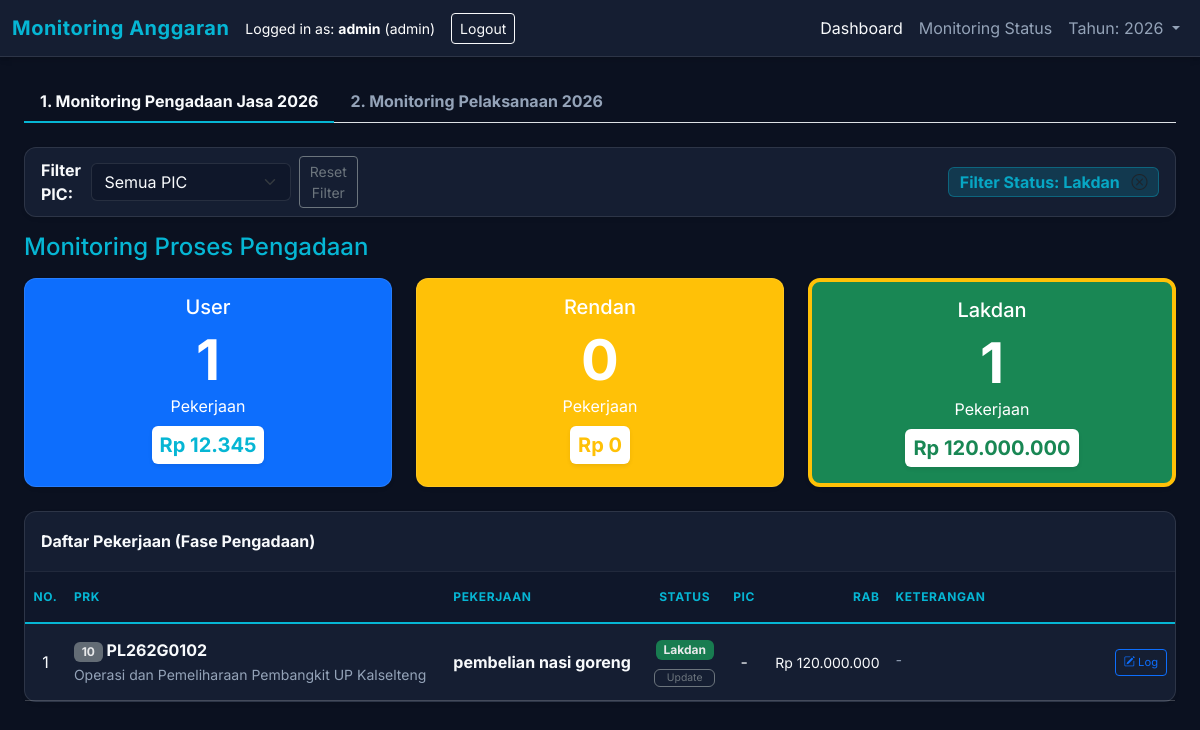
The page /monitoring?status=Lakdan&pic= (signed in) on the database its author committed.
### app/models.py (models this page shows, shortened)
class User(UserMixin, db.Model):
    id = db.Column(db.Integer, primary_key=True)
    username = db.Column(db.String(100), unique=True, nullable=False)
    password_hash = db.Column(db.String(200), nullable=False)
    role = db.Column(db.String(50), nullable=False, default=UserRole.VIEWER)
    def has_permission(self, permission_name):
        if self.role == UserRole.SUPER_ADMIN:
            return True
        permission = Permission.query.filter_by(name=permission_name).first()
        if not permission:
            return False
        role_perm = RolePermission.query.filter_by(
            role=self.role,
            permission_id=permission.id
        ).first()
        return role_perm.is_allowed if role_perm else False

class JobDetail(db.Model):
    id = db.Column(db.Integer, primary_key=True)
    budget_line_id = db.Column(db.Integer, db.ForeignKey('budget_line.id'), nullable=False)
    nama_pekerjaan = db.Column(db.String(255), nullable=False)
    tanggal_tor = db.Column(db.String(50))
    tanggal_dibutuhkan = db.Column(db.String(50))
    no_vka = db.Column(db.String(100))
    coa = db.Column(db.String(100))
    rab_sebelum_ppn = db.Column(db.Float, default=0)
    est_sisa = db.Column(db.Float, default=0)
    terkontrak_rp = db.Column(db.Float, default=0)
    terbayar_rp = db.Column(db.Float, default=0)
    jenis_pengadaan = db.Column(db.String(50))
    status = db.Column(db.String(20), default='User') # User, Rendan, Lakdan
    pic = db.Column(db.String(50))
    budget_line = db.relationship('BudgetLine', backref=db.backref('jobs', lazy=True))

class BudgetLine(db.Model):
    id = db.Column(db.Integer, primary_key=True)
    kode = db.Column(db.String(50), nullable=False)
    no_prk = db.Column(db.String(100), nullable=False)
    deskripsi = db.Column(db.String(255), nullable=False)
    tahun = db.Column(db.Integer, nullable=False, default=2026)
    pagu_material = db.Column(db.Float, default=0)
    pagu_jasa = db.Column(db.Float, default=0)
    pagu_total = db.Column(db.Float, default=0)
    usulan_rab_rp = db.Column(db.Float, default=0)
    terkontrak_rp = db.Column(db.Float, default=0)
    terbayar_rp = db.Column(db.Float, default=0)
    ellipse_rp = db.Column(db.Float, default=0)
    order_index = db.Column(db.Integer, default=0)

### app/routes/main.py (the view)
@bp.route('/monitoring')
@login_required
def monitoring():
    current_year = datetime.datetime.now().year
    selected_year = session.get('year', current_year)
    budget_lines = BudgetLine.query.filter_by(tahun=selected_year).all()
    unique_codes = sorted({item.kode for item in budget_lines})
    selected_pic = request.args.get('pic', '')
    selected_status = request.args.get('status', '') # Status Filter
    total_summary = {
        'User': 0,
        'Rendan': 0,
        'Lakdan': 0
    }
    value_summary = {
        'User': 0,
        'Rendan': 0,
        'Lakdan': 0
    }
    all_jobs = JobDetail.query.all()
    unique_pics = sorted({j.pic for j in all_jobs if j.pic})
    procurement_jobs = []
    execution_jobs = []
    procurement_statuses = ['User', 'Rendan', 'Lakdan']
    for code in unique_codes:
        items = BudgetLine.query.filter_by(kode=code).all()
        for item in items:
            jobs = item.jobs
            for j in jobs:
                status = j.status or 'User'
                if selected_pic and status == 'User' and j.pic != selected_pic:
                    continue
                if status in procurement_statuses:
                    if status in total_summary:
                        total_summary[status] += 1
                        value_summary[status] += (j.rab_sebelum_ppn or 0)
                if selected_status and status != selected_status:
                    continue
                latest_log = j.progress_logs[0] if j.progress_logs else None
                latest_note = latest_log.notes if latest_log else '-'
                job_data = {
                    'kode': item.kode,
                    'no_prk': item.no_prk,
                    'deskripsi': item.deskripsi,
                    'job_name': j.nama_pekerjaan,
                    'job_status': status,
                    'job_pic': j.pic or '-',
                    'job_id': j.id,
                    'job_rab': j.rab_sebelum_ppn,
                    'job_terkontrak': j.terkontrak_rp,
                    'job_terbayar': j.terbayar_rp,
                    'latest_note': latest_note
                }
                if status in procurement_statuses:
                    procurement_jobs.append(job_data)
                else:
                    execution_jobs.append(job_data)
    return render_template('monitoring.html',
                           total_summary=total_summary,
                           value_summary=value_summary,
                           procurement_jobs=procurement_jobs,
                           execution_jobs=execution_jobs,
                           unique_pics=unique_pics,
                           selected_pic=selected_pic,
                           selected_status=selected_status,
                           selected_year=selected_year)

### app/templates/monitoring.html (shortened to what this page needs)
{% extends 'base.html' %}
{% block content %}
<ul class="nav nav-tabs mb-4" id="monitorTab" role="tablist">
    <li class="nav-item" role="presentation">
        <button class="nav-link active fw-bold" id="pengadaan-tab" data-bs-toggle="tab" data-bs-target="#pengadaan"
            type="button" role="tab" aria-selected="true">1. Monitoring Pengadaan Jasa {{ selected_year }}</button>
    </li>
    <li class="nav-item" role="presentation">
        <button class="nav-link fw-bold" id="pelaksanaan-tab" data-bs-toggle="tab" data-bs-target="#pelaksanaan"
            type="button" role="tab" aria-selected="false">2. Monitoring Pelaksanaan {{ selected_year }}</button>
    </li>
</ul>
<div class="tab-content" id="monitorTabContent">
    <div class="col-12 mb-3">
        <div class="card shadow-sm">
            <div class="card-body py-2 d-flex justify-content-between align-items-center">
                <form action="{{ url_for('main.monitoring') }}" method="GET" class="d-flex align-items-center">
                    <label class="me-2 fw-bold">Filter PIC:</label>
                    <select name="pic" class="form-select me-2" style="max-width: 200px;" onchange="this.form.submit()">
                        <option value="">Semua PIC</option>
                    </select>
                    {% if selected_pic or selected_status %}
                    <a href="{{ url_for('main.monitoring') }}" class="btn btn-outline-secondary btn-sm">Reset Filter</a>
                    {% endif %}
                </form>
                {% if selected_status %}
                <div class="badge bg-info text-dark fs-6">
                    Filter Status: {{ selected_status }}
                    <a href="{{ url_for('main.monitoring', pic=selected_pic) }}" class="text-dark ms-2"><i
                            class="bi bi-x-circle"></i></a>
                </div>
                {% endif %}
            </div>
        </div>
    </div>
    <div class="tab-pane fade show active" id="pengadaan" role="tabpanel">
        <h4 class="mb-3 text-primary">Monitoring Proses Pengadaan</h4>
        <div class="row mb-4">
            <div class="col-md-4">
                <a href="{{ url_for('main.monitoring', status='User', pic=selected_pic) }}"
                    class="text-decoration-none">
                    <div
                        class="card text-white bg-primary shadow-sm h-100 card-hover-effect {% if selected_status == 'User' %}border-warning border-4{% endif %}">
                        <div class="card-body text-center">
                            <h5 class="card-title">User</h5>
                            <h2 class="display-4 fw-bold mb-0">{{ total_summary['User'] }}</h2>
                            <p class="card-text mb-2">Pekerjaan</p>
                            <div class="fs-5 fw-bold bg-white text-primary rounded px-2 py-1 d-inline-block shadow-sm">
                                Rp {{ value_summary['User']|ribuan }}
                            </div>
                        </div>
                    </div>
                </a>
            </div>
            <div class="col-md-4">
                <a href="{{ url_for('main.monitoring', status='Rendan', pic=selected_pic) }}"
                    class="text-decoration-none">
                    <div
                        class="card text-white bg-warning shadow-sm h-100 card-hover-effect {% if selected_status == 'Rendan' %}border-primary border-4{% endif %}">
                        <div class="card-body text-center">
                            <h5 class="card-title">Rendan</h5>
                            <h2 class="display-4 fw-bold mb-0">{{ total_summary['Rendan'] }}</h2>
                            <p class="card-text mb-2">Pekerjaan</p>
                            <div class="fs-5 fw-bold bg-white text-warning rounded px-2 py-1 d-inline-block shadow-sm">
                                Rp {{ value_summary['Rendan']|ribuan }}
                            </div>
                        </div>
                    </div>
                </a>
            </div>
            <div class="col-md-4">
                <a href="{{ url_for('main.monitoring', status='Lakdan', pic=selected_pic) }}"
                    class="text-decoration-none">
                    <div
                        class="card text-white bg-success shadow-sm h-100 card-hover-effect {% if selected_status == 'Lakdan' %}border-warning border-4{% endif %}">
                        <div class="card-body text-center">
                            <h5 class="card-title">Lakdan</h5>
                            <h2 class="display-4 fw-bold mb-0">{{ total_summary['Lakdan'] }}</h2>
                            <p class="card-text mb-2">Pekerjaan</p>
                            <div class="fs-5 fw-bold bg-white text-success rounded px-2 py-1 d-inline-block shadow-sm">
                                Rp {{ value_summary['Lakdan']|ribuan }}
                            </div>
                        </div>
                    </div>
                </a>
            </div>
        </div>
        <div class="card shadow-sm">
            <div class="card-header">
                <h6 class="mb-0 fw-bold">Daftar Pekerjaan (Fase Pengadaan)</h6>
            </div>
            <div class="card-body p-0">
                <div class="table-responsive">
                    <table class="table table-hover mb-0 align-middle">
                        <thead>
                            <tr>
                                <th class="text-center">No.</th>
                                <th>PRK</th>
                                <th>Pekerjaan</th>
                                <th class="text-center">Status</th>
                                <th class="text-center">PIC</th>
                                <th class="text-end">RAB</th>
                                <th style="width: 25%;">Keterangan</th>
                            </tr>
                        </thead>
                        <tbody>
                            {% for item in procurement_jobs %}
                            <tr>
                                <td class="text-center">{{ loop.index }}</td>
                                <td>
                                    <div class="fw-bold"><span class="badge bg-secondary">{{ item.kode }}</span> {{
                                        item.no_prk }}</div>
                                    <small class="text-muted">{{ item.deskripsi }}</small>
                                </td>
                                <td class="fw-bold text-primary">{{ item.job_name }}</td>
                                <td class="text-center">
                                    <span class="badge
                                        {% if item.job_status == 'User' %}bg-primary
                                        {% elif item.job_status == 'Rendan' %}bg-warning text-dark
                                        {% else %}bg-success{% endif %}">
                                        {{ item.job_status }}
                                    </span>
                                    {% if current_user.has_permission('update_job_status') %}
                                    <div class="mt-1">
                                        <button class="btn btn-xs btn-outline-secondary py-0"
                                            style="font-size: 0.65rem;"
                                            onclick="openStatusModal('{{ item.job_id }}', '{{ item.job_name }}', '{{ item.job_status }}', 'procurement')">
                                            Update
                                        </button>
                                    </div>
                                    {% endif %}
                                </td>
                                <td class="text-center">{{ item.job_pic }}</td>
                                <td class="text-end small">Rp {{ item.job_rab|ribuan }}</td>
                                <td class="small">
                                    <div class="d-flex justify-content-between align-items-start">
                                        <div class="text-muted fst-italic me-2"
                                            style="max-height: 50px; overflow-y: auto;">
                                            {{ item.latest_note }}
                                        </div>
                                        <button class="btn btn-sm btn-outline-primary" style="font-size: 0.7rem;"
                                            onclick="openLogModal('{{ item.job_id }}', '{{ item.job_name }}')">
                                            <i class="bi bi-pencil-square"></i> Log
                                        </button>
                                    </div>
                                </td>
                            </tr>
                            {% else %}
                            <tr>
                                <td colspan="7" class="text-center py-4 text-muted">Tidak ada pekerjaan di fase ini
                                    (sesuai filter).
                                </td>
                            </tr>
                            {% endfor %}
                        </tbody>
                    </table>
                </div>
            </div>
        </div>
    </div>
</div>
{% endblock %}

### app/templates/base.html (shortened to what this page needs)
<!DOCTYPE html>
<html lang="id">
<head>
    <link href="https://cdn.jsdelivr.net/npm/bootstrap@5.3.0/dist/css/bootstrap.min.css" rel="stylesheet">
    <link rel="stylesheet" href="{{ url_for('static', filename='style.css') }}">
    <link rel="stylesheet" href="https://cdn.jsdelivr.net/npm/bootstrap-icons@1.7.2/font/bootstrap-icons.css">
</head>
<body>
    <nav class="navbar navbar-expand-lg navbar-dark mb-4">
        <div class="container-fluid">
            <span class="navbar-brand mb-0 h1">Monitoring Anggaran</span>
            <div class="d-flex align-items-center">
                {% if current_user.is_authenticated %}
                <span class="text-white me-3">
                    <small>Logged in as: <strong>{{ current_user.username }}</strong> ({{ current_user.role }})</small>
                </span>
                <a href="{{ url_for('auth.logout') }}" class="btn btn-sm btn-outline-light">Logout</a>
                {% else %}
                <a href="{{ url_for('auth.login') }}" class="btn btn-sm btn-outline-light">Login</a>
                {% endif %}
            </div>
            <div class="collapse navbar-collapse" id="navbarNav">
                <ul class="navbar-nav ms-auto">
                    <li class="nav-item">
                        <a class="nav-link active" href="/">Dashboard</a>
                    </li>
                    {% if current_user.is_authenticated %}
                    <li class="nav-item">
                        <a class="nav-link" href="{{ url_for('main.monitoring') }}">Monitoring Status</a>
                    </li>
                    <li class="nav-item dropdown">
                        <a class="nav-link dropdown-toggle" href="#" id="yearDropdown" role="button"
                            data-bs-toggle="dropdown" aria-expanded="false">
                            Tahun: {{ session.get('year', 2026) }}
                        </a>
                    </li>
                    {% endif %}
                </ul>
            </div>
        </div>
    </nav>
    <div class="container-fluid px-4">
        {% block content %}{% endblock %}
    </div>
</body>
</html>

### rows shown on the page
User: username "admin", role "admin"
JobDetail: status "Lakdan", job_name "pembelian nasi goreng", job_status "Lakdan", job_rab|ribuan "120.000.000"
BudgetLine: kode "10", no_prk "PL262G0102", deskripsi "Operasi dan Pemeliharaan Pembangkit UP Kalselteng"

### other values the page prints
{{ session.get('year', 2026) }} "2026"
{{ selected_year }} "2026"
{{ total_summary['User'] }} "1"
{{ value_summary['User']|ribuan }} "12.345"
{{ total_summary['Rendan'] }} "0"
{{ value_summary['Rendan']|ribuan }} "0"
{{ total_summary['Lakdan'] }} "1"
{{ value_summary['Lakdan']|ribuan }} "120.000.000"
{{ item.job_pic }} "-"
{{ item.latest_note }} "-"
